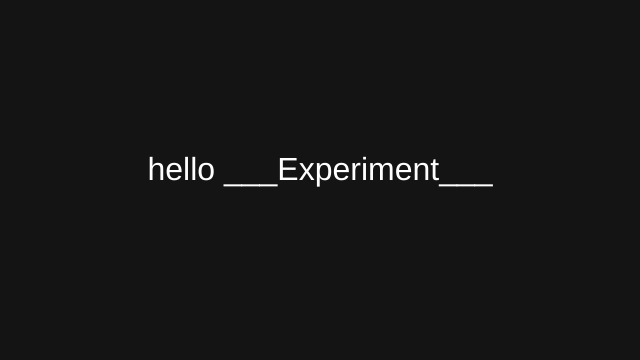
Frame 1 (no input)
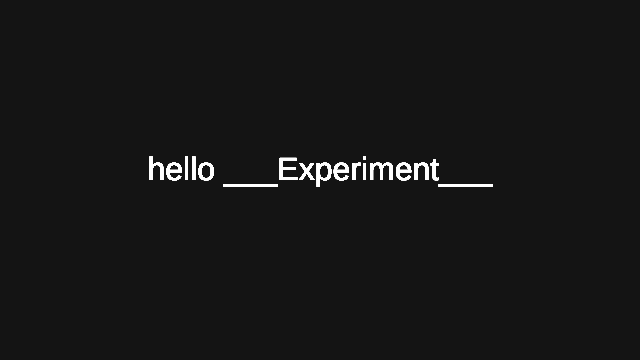
Frame 60 (no input)
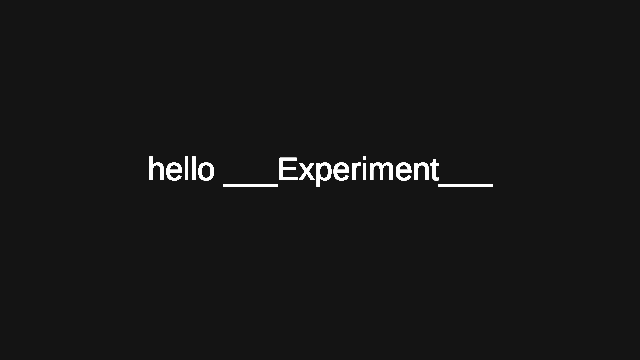
Frame 120 (the mouse pressed at the canvas centre since frame 60)

The p5.js sketch that drew these frames (run headless with seeded random() and noise() and a simulated clock; from frame 60 on, the mouse is pressed at the canvas centre):

// p5.js sketch
// ── sketch.js
function setup() {
  createCanvas(640,360);
  background(20);
}

function draw() {
  fill("white");
  textSize(32);
  const txt = "hello ___Experiment___";
  const title_w = textWidth(txt);
  text(txt, width/2 - title_w/2, height/2)
}
